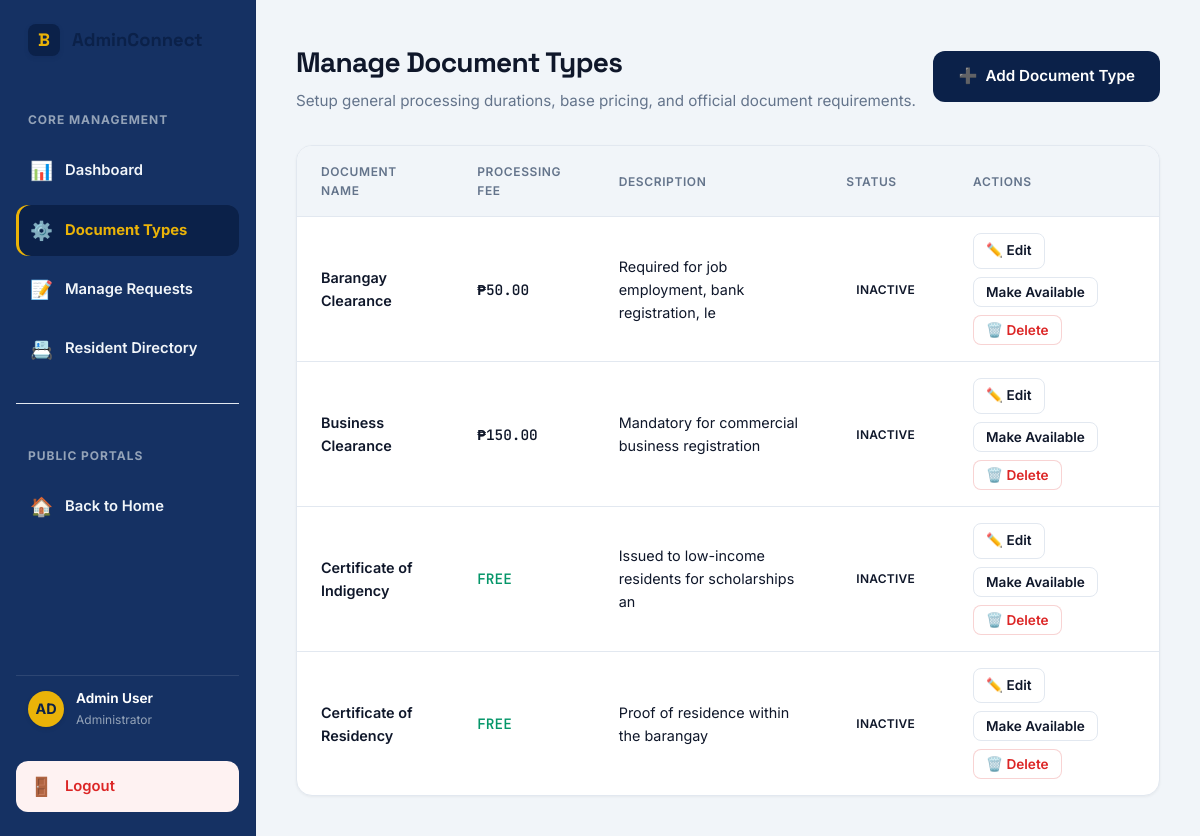
Screenshot of /document-types.php (signed in) with the database file from the repository.
### tables this page shows
CREATE TABLE IF NOT EXISTS `document_types` (
  `id` int NOT NULL AUTO_INCREMENT,
  `name` varchar(100) NOT NULL,
  `fee` decimal(10,2) DEFAULT '0.00',
  `description` text,
  `status` varchar(255) NOT NULL DEFAULT 'Inactive',
  PRIMARY KEY (`id`)
);

### database/database.php (called while the page is built, shortened)
<?php
function getAllDocumentTypes($conn) {
    $result = $conn->query("SELECT * FROM document_types ORDER BY name ASC");
    $documents = [];
    if ($result && $result->num_rows > 0) {
        while ($row = $result->fetch_assoc()) {
            $documents[] = $row;
        }
    }
    return $documents;
}

### document-types.php (the view, shortened to what this page needs)
<?php
require_once 'database/database.php';
$conn = connectDB();
$documents = getAllDocumentTypes($conn);
?>
<!DOCTYPE html>
<html lang="en">
<head>
  <link rel="stylesheet" href="style.css">
</head>
<body>
  <div class="admin-container">
    <aside class="admin-sidebar">
      <a href="index.php" class="logo-link" style="margin-bottom: 32px; padding-left: 12px;">
        <div class="logo-badge">B</div>
        <span style="font-size: 1.15rem;">AdminConnect</span>
      </a>
      <span class="admin-sidebar-header">Core Management</span>
      <nav style="display: flex; flex-direction: column; gap: 8px;">
        <a href="admin.php" class="sidebar-link">
          <span class="sidebar-icon">📊</span> Dashboard
        </a>
        <a href="document-types.php" class="sidebar-link active">
          <span class="sidebar-icon">⚙️</span> Document Types
        </a>
        <a href="requests-admin.php" class="sidebar-link">
          <span class="sidebar-icon">📝</span> Manage Requests
        </a>
        <a href="residents-admin.php" class="sidebar-link">
          <span class="sidebar-icon">📇</span> Resident Directory
        </a>
      </nav>
      <div style="margin: 20px 0; border-top: 1px solid var(--border);"></div>
      <span class="admin-sidebar-header">Public Portals</span>
      <nav style="display: flex; flex-direction: column; gap: 8px;">
        <a href="index.php" class="sidebar-link">
          <span class="sidebar-icon">🏠</span> Back to Home
        </a>
      </nav>
      <div class="admin-profile">
        <div class="profile-avatar">AD</div>
        <div class="profile-info">
          <span class="profile-name">Admin User</span>
          <span class="profile-role">Administrator</span>
        </div>
      </div>
      <a href="logout.php" class="sidebar-link" style="margin-top: 12px; background-color: var(--danger-light); color: var(--danger);">
        <span class="sidebar-icon">🚪</span> Logout
      </a>
    </aside>
    <main class="admin-content">
      <header class="admin-page-header">
        <div class="admin-page-title">
          <h1>Manage Document Types</h1>
          <p>Setup general processing durations, base pricing, and official document requirements.</p>
        </div>
        <div>
          <a href="#add-type-modal" class="btn btn-primary">
            <span>➕</span> Add Document Type
          </a>
        </div>
      </header>
      <section class="card-table-wrapper">
        <table class="responsive-table">
          <thead>
            <tr>
              <th>Document Name</th>
              <th>Processing Fee</th>
              <th>Description</th>
              <th>Status</th>
              <th>Actions</th>
            </tr>
          </thead>
          <tbody>
            <?php
            if (!empty($documents)) {
              foreach ($documents as $doc) {
                $feeDisplay = ($doc['fee'] == 0) ? '<span style="color: var(--success);">FREE</span>' : '₱' . number_format($doc['fee'], 2);
                $statusColor = ($doc['status'] === 'Active') ? 'badge-ready' : 'badge-rejected';
                $statusText = htmlspecialchars($doc['status']);
                $toggleText = ($doc['status'] === 'Active') ? 'Make Unavailable' : 'Make Available';
            ?>
            <tr>
              <td>
                <div style="font-weight: 600;"><?php echo htmlspecialchars($doc['name']); ?></div>
              </td>
              <td style="font-family: var(--font-mono); font-weight: 550;"><?php echo $feeDisplay; ?></td>
              <td><?php echo htmlspecialchars(substr($doc['description'] ?? '', 0, 50)); ?></td>
              <td>
                <span class="badge <?php echo $statusColor; ?>"><?php echo $statusText; ?></span>
              </td>
              <td>
                <div class="table-actions" style="display: flex; gap: 8px; flex-wrap: wrap;">
                  <a href="#edit-doc-<?php echo $doc['id']; ?>" class="btn btn-secondary btn-size-sm">✏️ Edit</a>
                  <form method="POST" style="display: inline;">
                    <button type="submit" class="btn btn-secondary btn-size-sm"><?php echo $toggleText; ?></button>
                  </form>
                  <form method="POST" style="display: inline;">
                    <button type="submit" class="btn btn-secondary btn-size-sm btn-delete" onclick="return confirm('Delete this document type? This action cannot be undone.');">🗑️ Delete</button>
                  </form>
                </div>
              </td>
            </tr>
            <?php
              }
            } else {
            ?>
            <tr>
              <td colspan="5" style="text-align: center; padding: 32px; color: var(--text-muted);">No document types found.</td>
            </tr>
            <?php
            }
            ?>
          </tbody>
        </table>
      </section>
    </main>
  </div>
</body>
</html>

### rows the page displays
document_types: name "Barangay Clearance", fee "50.00", description "Required for job employment, bank registration, le", status "INACTIVE", status "Make Available"
document_types: name "Business Clearance", fee "150.00", description "Mandatory for commercial business registration", status "INACTIVE", status "Make Available"
document_types: name "Certificate of Indigency", fee "FREE", description "Issued to low-income residents for scholarships an", status "INACTIVE", status "Make Available"
document_types: name "Certificate of Residency", fee "FREE", description "Proof of residence within the barangay", status "INACTIVE", status "Make Available"
